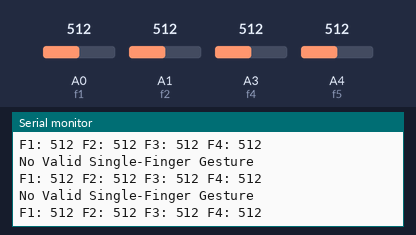
The sketch below on a simulated Arduino Uno, built with avr-gcc and run on an emulated ATmega328P. On the bench: the last lines printed to the serial monitor. The inputs (shaded band) are chosen by the test bench; at power-on: A1 (f2) = 512, A0 (f1) = 512, A4 (f5) = 512, A3 (f4) = 512.

Above: at 3.9 s.
4.0 s: A1 (f2) set to 810
At 4.34 s:
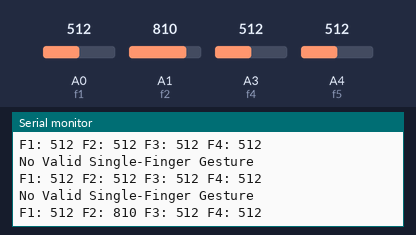
5.5 s: A1 (f2) set to 838
At 5.84 s:
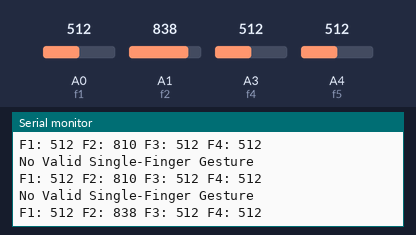
8.5 s: A0 (f1) set to 817
At 8.85 s:
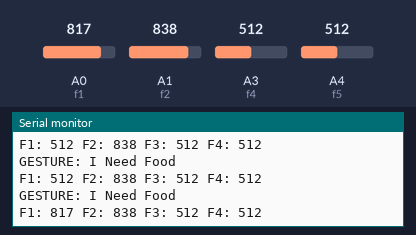
11.5 s: A0 (f1) set to 783
At 11.86 s:
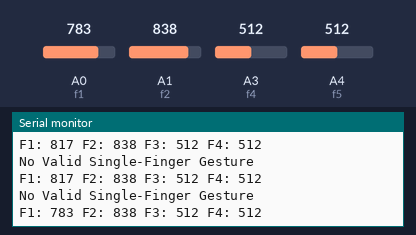
14.0 s: A4 (f5) set to 881
At 14.36 s:
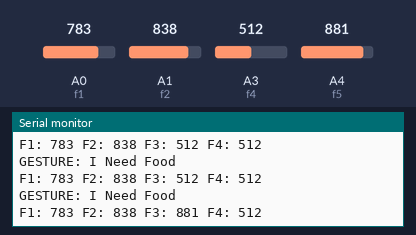
17.0 s: A4 (f5) set to 914
At 17.37 s:
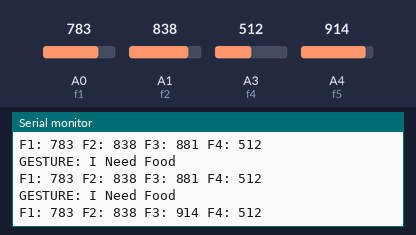
Timing chart, 0 to 20.0 s (numbered marks = the images above; inputs shaded):
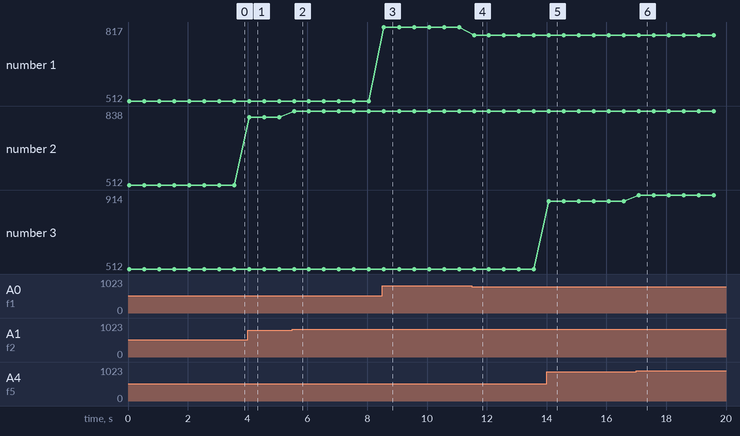

The sketch:

arduino_code.ino
```cpp
const int f1 = A0;
const int f2 = A1;
const int f5 = A4;
const int f4 = A3;

// Your mid values
int mid1 = 800;
int mid2 = 820;
int mid3 =900;
int mid4 = 1016;

int v1, v2, v3, v4;

void setup() {
  Serial.begin(9600);
  Serial.println("One Finger Gesture System Started...");
}

void loop() {

  v1 = analogRead(f1);
  v2 = analogRead(f2);
  v3 = analogRead(f5);
  v4 = analogRead(f4);

  Serial.print("F1: "); Serial.print(v1);
  Serial.print(" F2: "); Serial.print(v2);
  Serial.print(" F3: "); Serial.print(v3);
  Serial.print(" F4: "); Serial.println(v4);

  delay(500);

   if(v1 > mid1 && v2 > mid2&& v3 > mid3 && v4 > mid4){
    Serial.println("GESTURE:Help!!!");
  }

  else if (v1 > mid1&& v2 < mid2&& v3 < mid3 && v4 < mid4) {
    Serial.println("GESTURE: I Need Water");
  }

  else if (v2 > mid2&& v1 < mid1&& v3 < mid3 && v4 < mid4 ) {
    Serial.println("GESTURE: I Need Food");
  }

  else if (v3 >mid3&& v2 < mid2&& v1 < mid1 && v4 < mid4 ) {
    Serial.println("GESTURE: I Need Medicine");
  }

  else if (v4 > mid4 && v2 < mid2&& v3 < mid3 && v1 < mid1) {
    Serial.println("GESTURE: I Want To Go Washroom");
  }


  else {
    Serial.println("No Valid Single-Finger Gesture");
  }
}
```

Measured:
- after the input at 4.0 s, the serial monitor: prints a new line after 0.05 s (image 1)
- after the input at 5.5 s, the serial monitor: prints a new line after 0.05 s (image 2)
- after the input at 8.5 s, the serial monitor: prints a new line after 0.05 s (image 3)
- after the input at 11.5 s, the serial monitor: prints a new line after 0.07 s (image 4)
- after the input at 14.0 s, the serial monitor: prints a new line after 0.07 s (image 5)
- after the input at 17.0 s, the serial monitor: prints a new line after 0.08 s (image 6)
- plotted number 1: 512 → 817 after the input at 8.5 s, 817 → 783 after the input at 11.5 s
- plotted number 2: 512 → 810 after the input at 4.0 s, 810 → 838 after the input at 5.5 s
